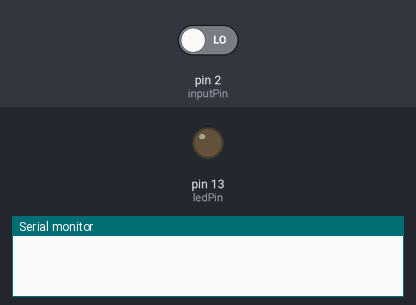
Recording of a sketch running on a simulated Arduino Uno, built with avr-gcc and run on an emulated ATmega328P. On the bench: output pins drawn as LEDs (lit = HIGH), the last lines printed to the serial monitor. Inputs (shaded band) come from the test bench; at power-on: pin 2 (inputPin) LOW.

Above: at 1.2 s.
1.3 s: pin 2 (inputPin) driven HIGH
At 2.3 s:
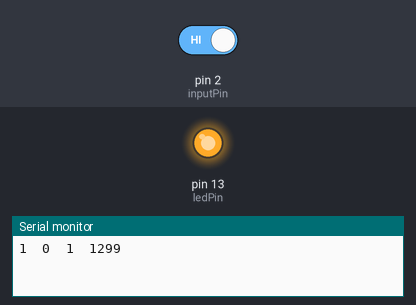
2.8 s: pin 2 (inputPin) driven LOW
At 3.4 s:
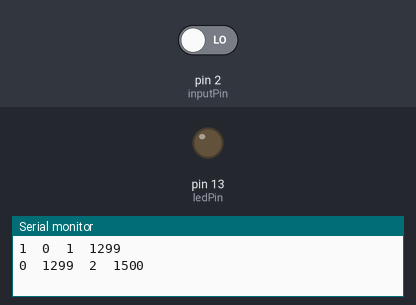
Timing chart, 0 to 5.8 s (numbered marks = the images above; inputs shaded):
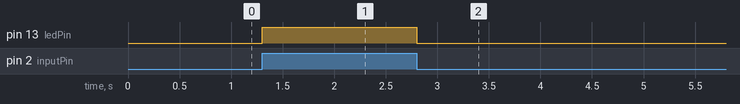

The sketch:

pir-example.ino
```cpp
/*
   PIR sensor example
*/

int ledPin = 13;                // choose the pin for the LED
int inputPin = 2;               // choose the input pin (for PIR sensor)
int pirState = LOW;             // we start, assuming no motion detected
int val = 0;                    // variable for reading the pin status
long millis_last_state_change = 0;

void setup() {
  pinMode(ledPin, OUTPUT);      // declare LED as output
  pinMode(inputPin, INPUT);     // declare sensor as input
  Serial.begin(9600);
}

void loop() {
  val = digitalRead(inputPin);  // read input value
  if (val != pirState) {        // has the PIR changed state?
    digitalWrite(ledPin, val);  // turn LED ON
    Serial.print(val);
    Serial.write(9);            // tab
    Serial.print(millis_last_state_change);
    Serial.write(9);            // tab
    Serial.print(millis()/1000);
    Serial.write(9);            // tab
    Serial.println(millis() - millis_last_state_change);
    pirState = val;
    millis_last_state_change = millis();
  }
}
```

Measured:
- after the input at 1.3 s, pin 13 (ledPin): LOW → HIGH at once
- after the input at 2.8 s, pin 13 (ledPin): HIGH → LOW at once
